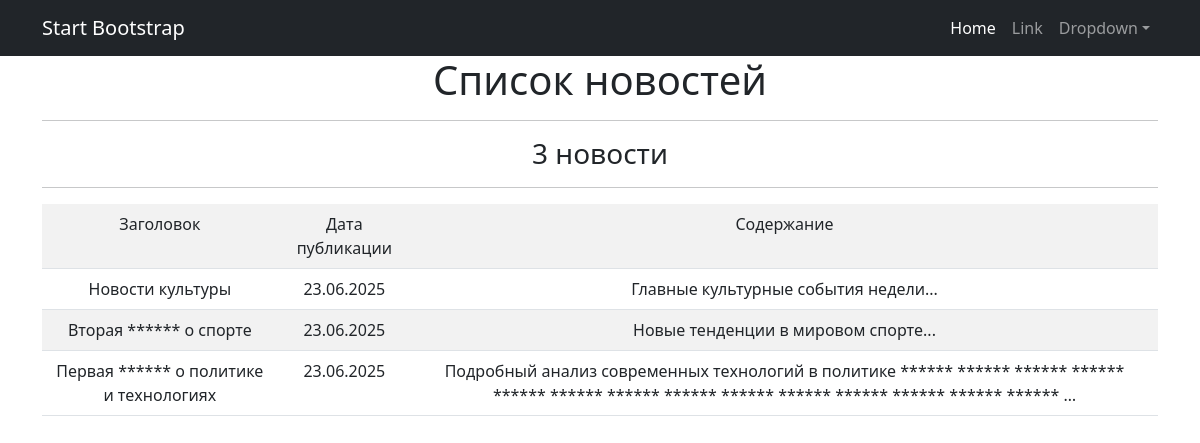
The page /news/ on the database as committed earlier.
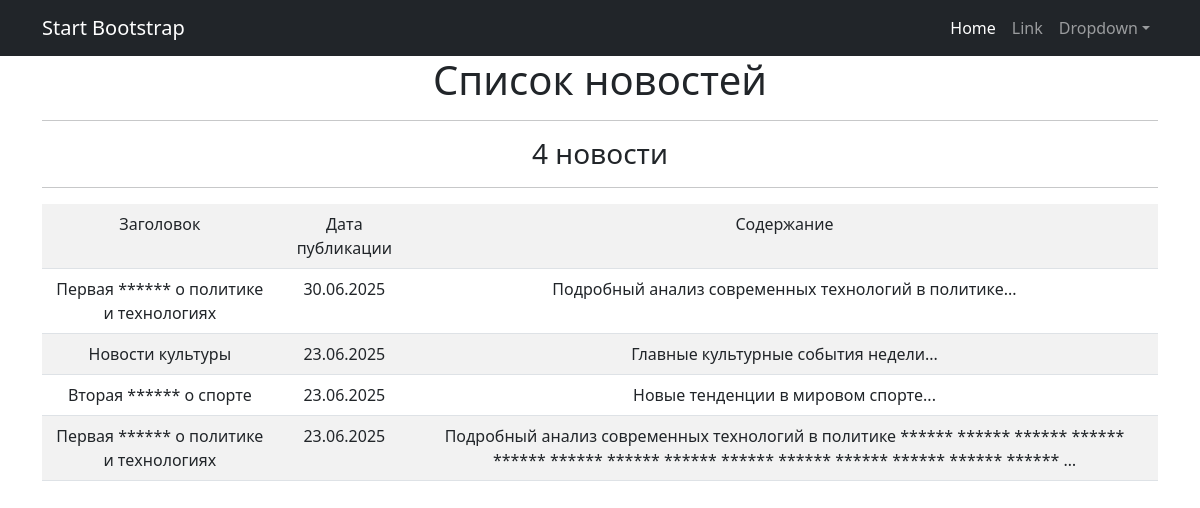
The same page on the database as committed later.
### news/models.py (models this page shows, shortened)
class Post(models.Model):
    ARTICLE = 'AR'
    NEWS = 'NW'
    POST_TYPES = [
        (ARTICLE, 'Статья'),
        (NEWS, 'Новость')
    ]
    author = models.ForeignKey(Author, on_delete=models.CASCADE)
    date_created = models.DateTimeField(auto_now_add=True)
    category = models.ManyToManyField(Category, through='PostCategory')
    title = models.CharField(max_length=255, null=False)
    content = models.TextField(max_length=1000)
    rating = models.IntegerField(default=0)
    type_post = models.CharField(choices=POST_TYPES, default=ARTICLE)

### news/views.py (the view)
# urls.py: path('', NewsList.as_view()),
class NewsList(ListView):
    model = Post
    template_name = 'news_list.html'
    ordering = '-date_created'
    context_object_name = 'news'

### news/templatetags/custom_filters.py (called while the page is built)
@register.filter()
def censor(value:str):
    if not isinstance(value, str):
        return str(value)
    res = []
    words = re.findall(r'(\w+|\s+|\W+)', value)
    for word in words:
        if word.strip().lower() in UNWANTED_WORDS:
            res.append('*'*len(word))
        else:
            res.append(word)
    return ''.join(res)

### templates/news_list.html (shortened to what this page needs)
{% extends 'flatpages/default.html' %}
{% load custom_filters %}
{% block content %}
    <h1>Список новостей</h1>
        <hr>
    {% if news %}
            <h3>{{ news|length }} новости</h3>
                <hr>
	    <table class="table table-striped">
        <tr>
            <td>Заголовок</td>
            <td>Дата публикации</td>
            <td>Содержание</td>
        </tr>
            {% for new in news %}
        <tr>
            <td>{{ new.title|censor }}</td>
            <td>{{ new.date_created|date:"d.m.Y" }}</td>
            <td>{{ new.content|truncatewords:20|censor }}</td>
        </tr>
        {% endfor %}
        </table>
    {% else %}
        <h2>Новостей нет</h2>
    {% endif %}
{% endblock content %}

### templates/flatpages/default.html (shortened to what this page needs)
<!DOCTYPE html>
<html lang="en">
    <head>
        {% load static %}
        <link href="{% static 'css/styles.css' %}" rel="stylesheet" />
    </head>
    <body>
        <nav class="navbar navbar-expand-lg navbar-dark bg-dark">
            <div class="container">
                <a class="navbar-brand" href="#">Start Bootstrap</a>
                <div class="collapse navbar-collapse" id="navbarSupportedContent">
                    <ul class="navbar-nav ms-auto mb-2 mb-lg-0">
                        <li class="nav-item"><a class="nav-link active" aria-current="page" href="#">Home</a></li>
                        <li class="nav-item"><a class="nav-link" href="#">Link</a></li>
                        <li class="nav-item dropdown">
                            <a class="nav-link dropdown-toggle" id="navbarDropdown" href="#" role="button" data-bs-toggle="dropdown" aria-expanded="false">Dropdown</a>
                        </li>
                    </ul>
                </div>
            </div>
        </nav>
        <div class="container">
           <div class="row">
               <div class="col-lg-12 text-center">
                   {% block content %}
                   {% endblock content %}
               </div>
           </div>
        </div>
    </body>
</html>

Rows that differ between the two databases and show on the page:
added Post: title|censor "Первая ****** о политике и технологиях", date_created "30.06.2025", content|censor "Подробный анализ современных технологий в политике..."
Other text that changed with them:
{{ news|length }}: "3" → "4"
